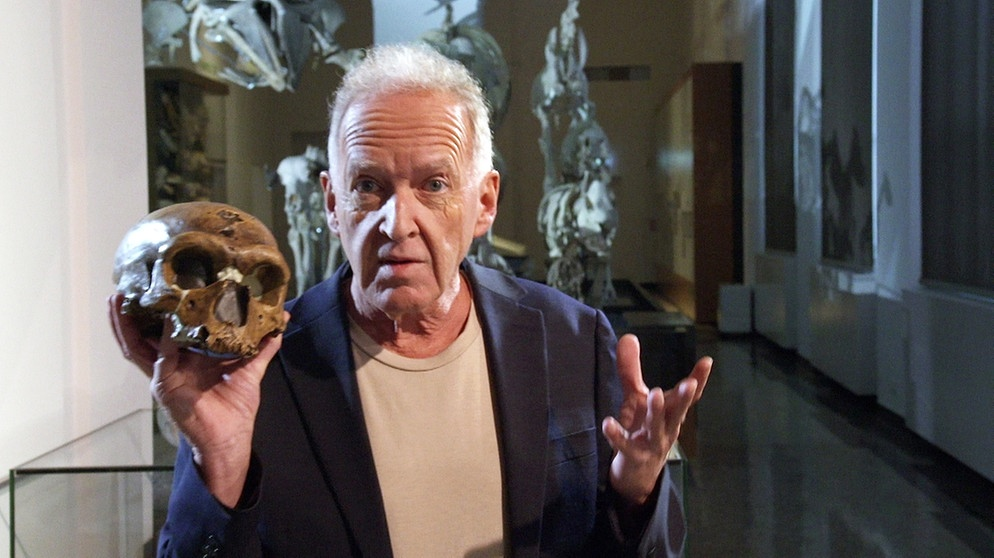
#> input picture 02-OpenCV/01-CV-Projects/faceRecognitionPhoto/face.jpg, 994 x 558 px
$ python cv.py
#> lines starting #> are read from the running program, lines starting #| are printed output that depends on the picture; after the words box and inside, x2 and y2 are one past the last pixel; in counts of white or black regions, pixels touching at a corner belong together
import cv2


cascade = cv2.CascadeClassifier(cv2.data.haarcascades + 'haarcascade_frontalface_default.xml')


img = cv2.imread("face.jpg")
#> img is the input picture: shape (558, 994, 3); mean B, G, R 89.7, 91.3, 97.1
img_gray = cv2.cvtColor(img, cv2.COLOR_BGR2GRAY)
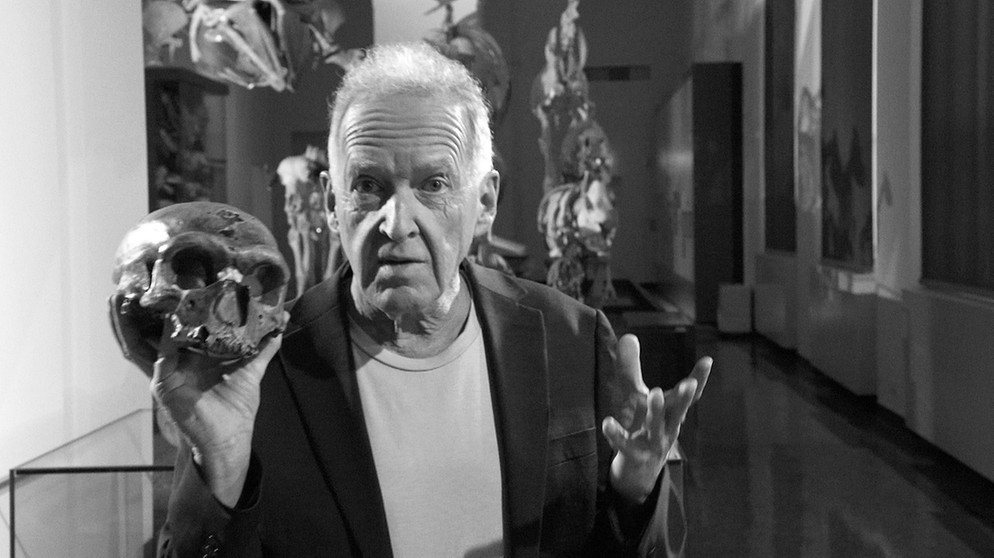
#> img_gray: shape (558, 994); min 0, max 255, mean 92.8
faces = cascade.detectMultiScale(img_gray)
#> faces = [[302, 114, 197, 197]]
for x,y, width, height in faces:
    cv2.rectangle(img ,(x,y),(x+width,y+height), color=(255,0,0), thickness=5)
#> this loop made 1 pass
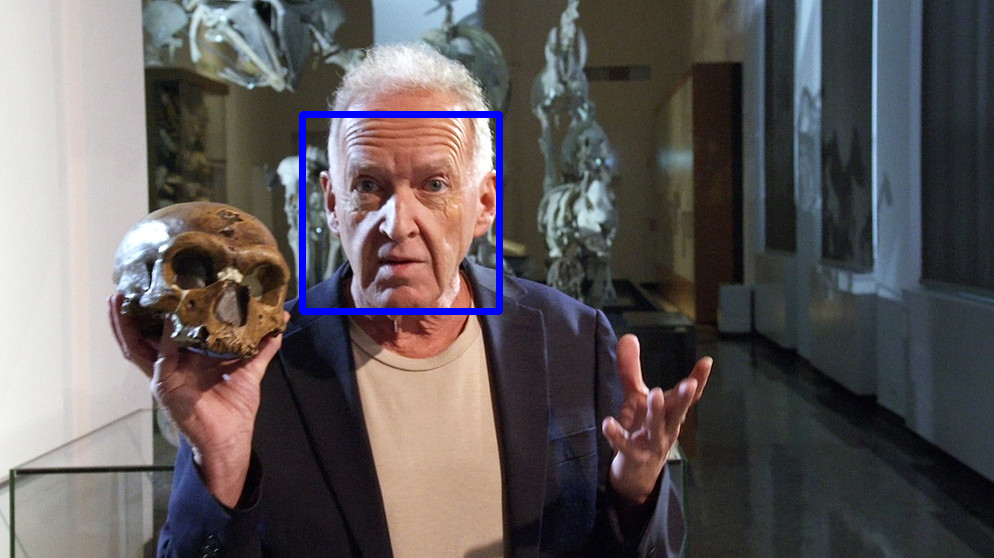
#> img: shape (558, 994, 3); 0.99% of pixels changed, all inside (x1, y1, x2, y2) = (299, 111, 503, 315)
cv2.imshow("Kamera", img)

cv2.waitKey(0)
cv2.destroyWindow()

$ run again, with 02-OpenCV/01-CV-Projects/faceRecognitionPhoto/albert.jpg copied over 02-OpenCV/01-CV-Projects/faceRecognitionPhoto/face.jpg
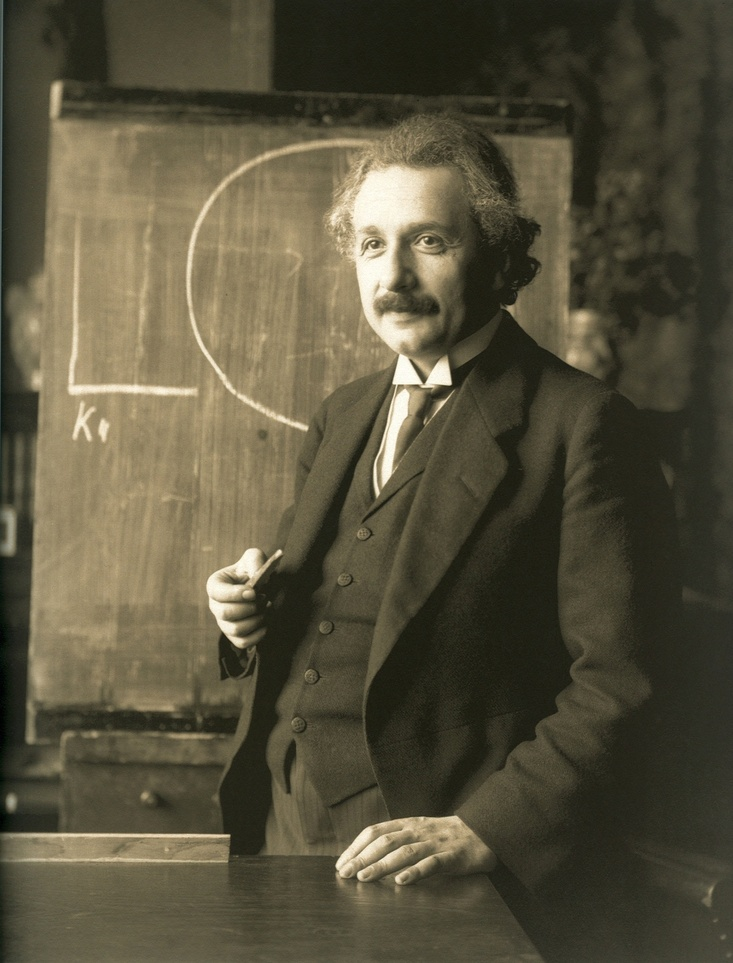
#> input picture 02-OpenCV/01-CV-Projects/faceRecognitionPhoto/albert.jpg, 733 x 963 px, shrunk from 2523 x 3313 before the run
#> img is the input picture: shape (963, 733, 3); mean B, G, R 61.3, 82.2, 87.8
#> `img_gray = cv2.cvtColor(img, cv2.COLOR_BGR2GRAY)`:
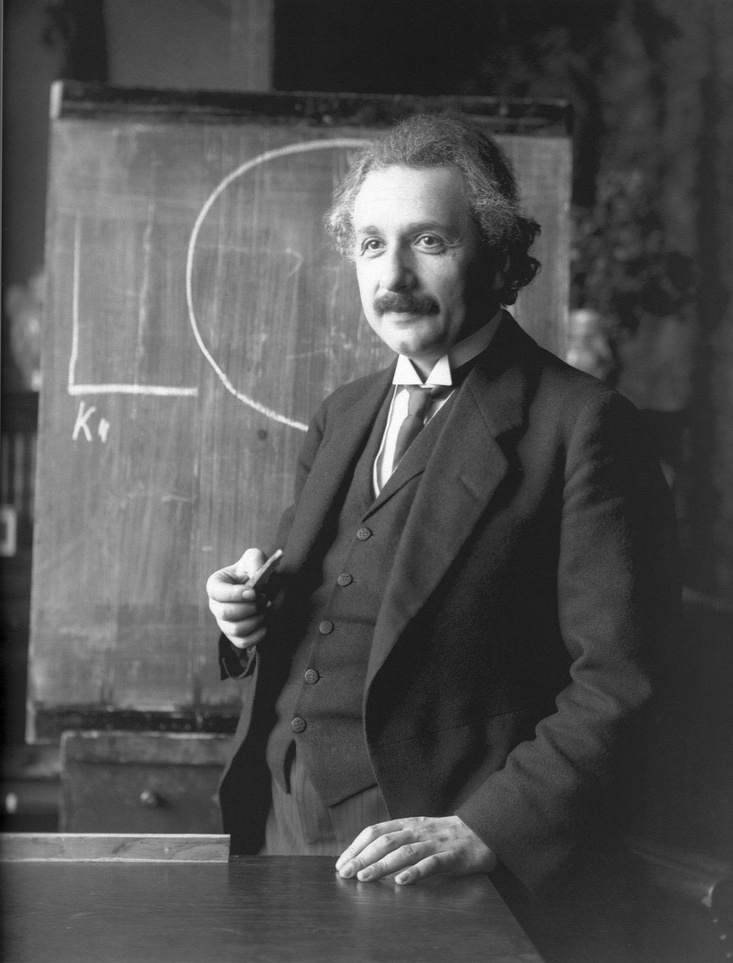
#> img_gray: shape (963, 733); min 0, max 254, mean 81.5
#> faces = [[386, 373, 43, 43], [263, 227, 49, 49], [584, 72, 78, 78], [323, 183, 151, 151]]
#> the loop `for x,y, width, height in faces:` made 4 passes
#> after the loop `for x,y, width, height in faces:`:
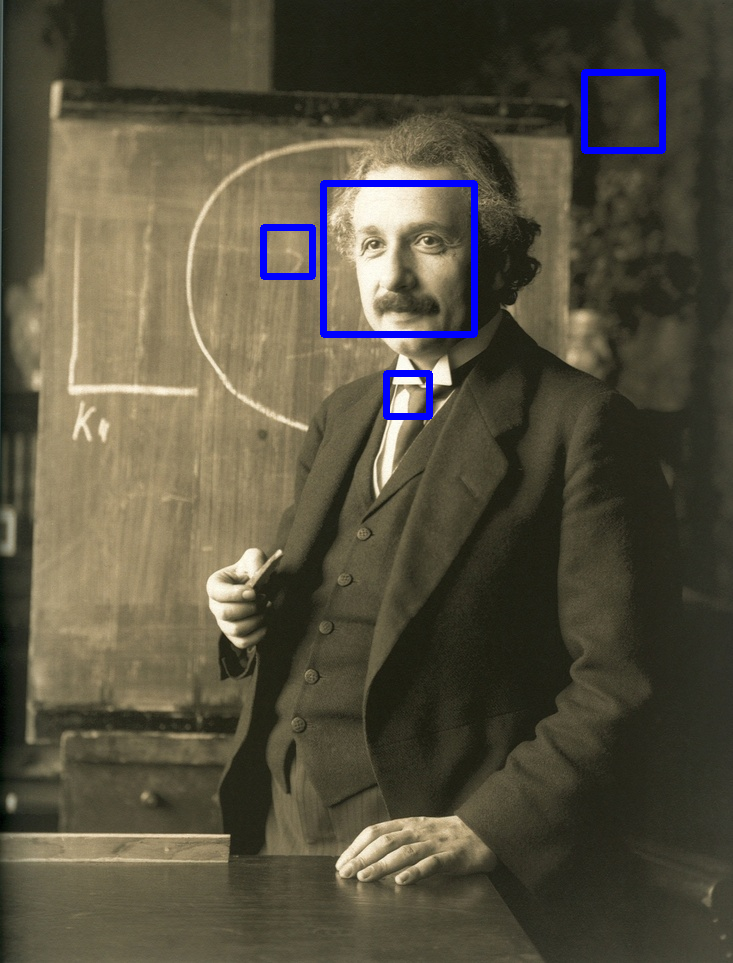
#> img: shape (963, 733, 3); 1.26% of pixels changed, all inside (x1, y1, x2, y2) = (260, 69, 666, 420)
